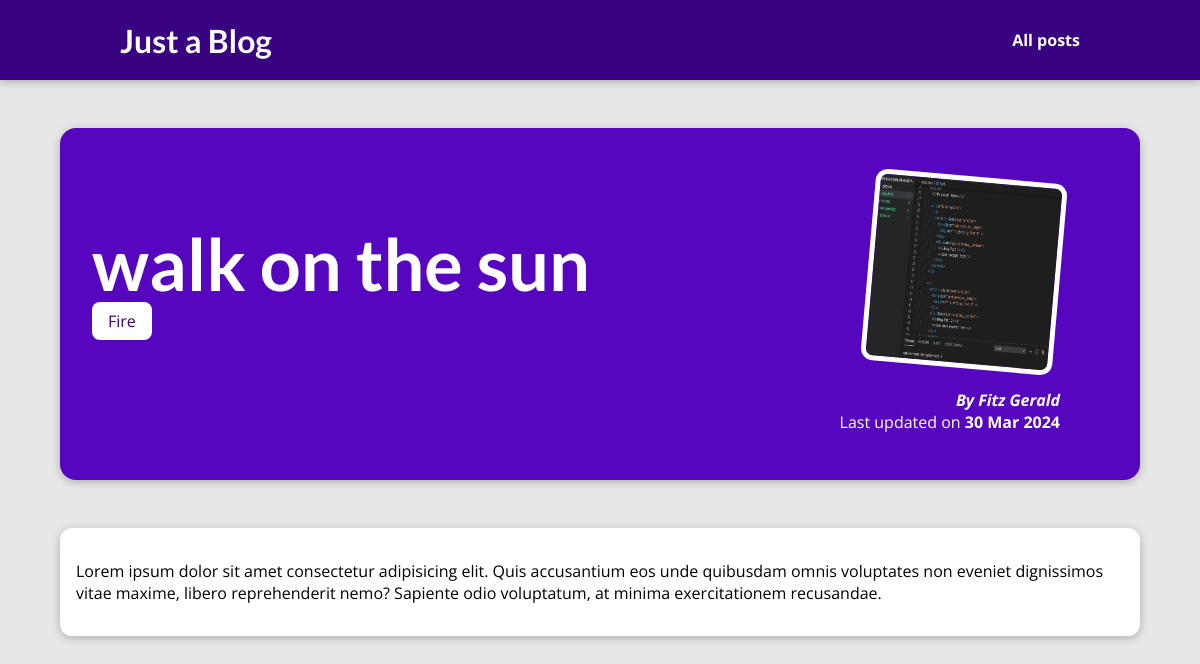
Screenshot of /posts/walk-on-the-sun with the database file from the repository.
### blog/models.py (models this page shows, shortened)
class Post(models.Model):
    title = models.CharField(max_length=150)
    author = models.ForeignKey(
        "Author", on_delete=models.SET_NULL, null=True, related_name="posts")
    tags = models.ManyToManyField("Tag")
    excerpt = models.CharField(max_length=200)
    image_name = models.CharField(max_length=150)
    date = models.DateField(auto_now=True, auto_now_add=False)
    slug = models.SlugField(unique=True, db_index=True)
    content = models.TextField(validators=[MinLengthValidator(10)])

class Tag(models.Model):
    caption = models.CharField(max_length=20, null=True)

class Author(models.Model):
    first_name = models.CharField(max_length=50)
    last_name = models.CharField(max_length=50)
    email = models.EmailField(max_length=254)
    def full_name(self):
        return f"{self.first_name} {self.last_name}"
    def __str__(self):
        return f"{self.full_name()}"

### blog/views.py (the view)
# urls.py: path('posts/<slug:slug>', views.post_detail, name="post-detail-page")]
def post_detail(request, slug):
    identified_post = get_object_or_404(Post, slug=slug)
    return render(request, "blog/post-detail.html",
                  {"post": identified_post,
                   "post_tags": identified_post.tags.all()
                   })

### blog/templates/blog/post-detail.html (shortened to what this page needs)
{% extends "base.html" %}
{% load static %}
{% block css_files %}
    <link rel="stylesheet" href="{% static "blog/post-detail.css" %}">
{% endblock css_files %}
{% block content %}
    <section>
        <summary id="summary">
            <h2>{{ post.title }}</h2>
            <div>
                {% for tag in post_tags %}<span class="tag">{{ tag.caption }}</span>{% endfor %}
            </div>
            <article>
                <img src="{% static "blog/images/"|add:post.image_name %}" alt="{{ post.title }}" width="100" height="100">
                <address>By <a href="mailto:{{ post.author.email }}">{{ post.author | title }}</a></address>
                <div>
                    Last updated on <time>{{ post.date |date:"d M Y" }}</time>
                </div>
            </article>
        </summary>
    </section>
    <main>
        {{ post.content | linebreaks }}
    </main>
{% endblock content %}

### static/app.css (style rules this page uses)
* { box-sizing: border-box; }
html { font-family: 'Open Sans', 'Lato', sans-serif; }
body { margin: 0; }
h1, h2, h3 { font-family: 'Lato', sans-serif; font-weight: bold; }

### blog/static/blog/post-detail.css (style rules this page uses)
body { background-color: #e7e7e7; }
#summary { margin: 8rem auto 3rem auto; padding: 2rem; width: 90%; max-width: 90rem; border-radius: 16px; background-color: #5706c0; position: relative; box-shadow: 0 2px 8px rgba(0, 0, 0, 0.25); height: 22rem; }
#summary h2 { color: white; font-size: 4.5rem; margin-bottom: 0.25rem; }
#summary article { position: absolute; top: 2rem; right: 3rem; padding: 1rem 2rem; border-radius: 12px; text-align: right; color: white; }
#summary article img { width: 12rem; height: 12rem; border-radius: 12px; transform: rotateZ(5deg); border: 5px solid white; margin-bottom: 1rem; }
#summary address { font-weight: bold; }
#summary a { color:white; text-decoration: none; }
#summary time { font-weight: bold; }
main { width: 90%; max-width: 90rem; margin: 3rem auto; background-color: white; padding: 1rem; border-radius: 12px; box-shadow: 0 2px 8px rgba(0, 0, 0, 0.25); }
.tag { background-color: white; color: #390281; padding:0.5rem 1rem; border-radius: 8px; margin-right: 1rem }

### rows the page displays
Post: title "walk on the sun", image_name (picture), author "Fitz Gerald", date "30 Mar 2024", content "Lorem ipsum dolor sit amet consectetur adipisicing elit. Quis accusantium eos unde quibusdam omnis voluptates non eveniet dignissimos vitae maxime, libero reprehenderit nemo? Sapiente odio voluptatum, at minima exercitationem recusandae."
Tag: caption "Fire"
